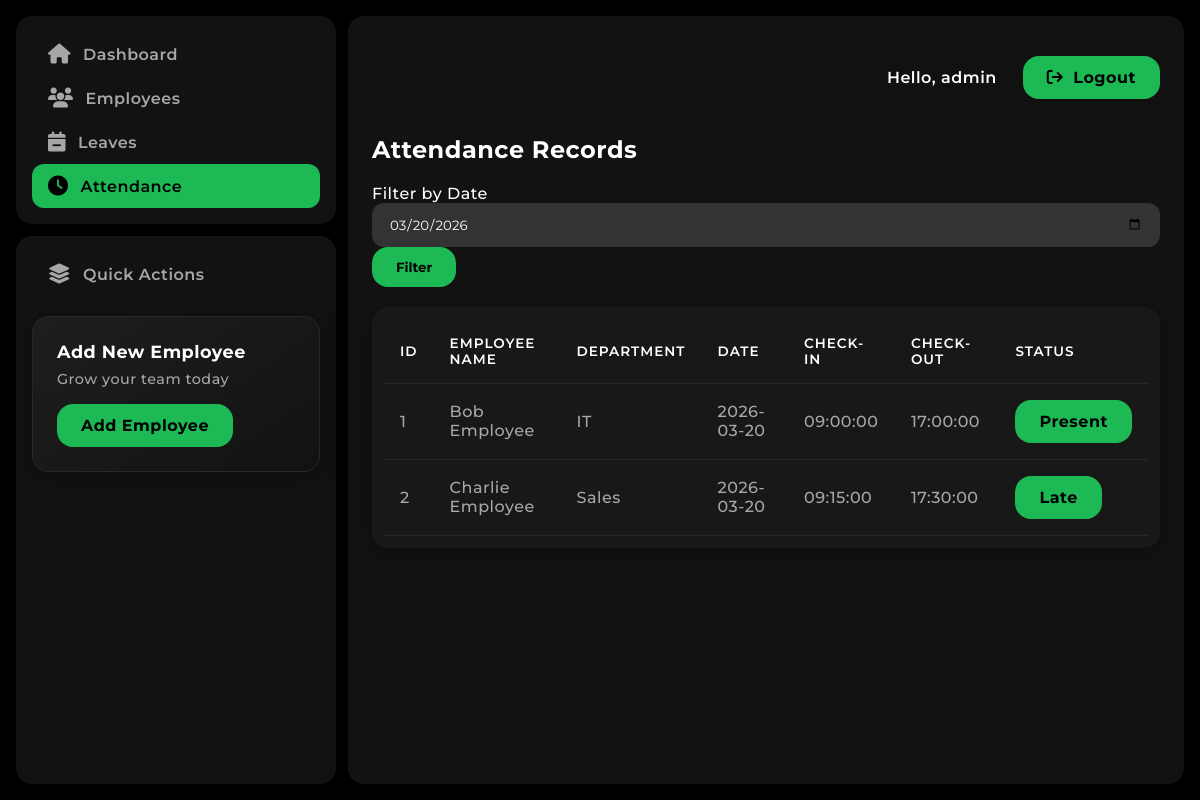
The page /admin/attendance.php?date=2026-03-20 (signed in) on the database its author committed.
### tables this page shows
CREATE TABLE `attendance` (
  `attendance_id` INT AUTO_INCREMENT PRIMARY KEY,
  `emp_id` INT NOT NULL,
  `date` DATE NOT NULL,
  `check_in_time` TIME NOT NULL,
  `check_out_time` TIME NULL,
  `status` ENUM('Present', 'Absent', 'Half Day', 'Late') DEFAULT 'Present',
  FOREIGN KEY (`emp_id`) REFERENCES `employees`(`emp_id`) ON DELETE CASCADE,
  UNIQUE (`emp_id`, `date`)
);

CREATE TABLE `employees` (
  `emp_id` INT PRIMARY KEY,
  `name` VARCHAR(100) NOT NULL,
  `department` VARCHAR(50) NOT NULL,
  `designation` VARCHAR(50) NOT NULL,
  `contact_details` VARCHAR(100) NOT NULL,
  `date_of_joining` DATE NOT NULL,
  FOREIGN KEY (`emp_id`) REFERENCES `users`(`user_id`) ON DELETE CASCADE
);

### admin/attendance.php (the view, shortened to what this page needs)
<?php
require_once '../config/database.php';
require_once '../includes/header.php';
$filter_date = $_GET['date'] ?? date('Y-m-d');
$sql = "SELECT a.*, e.name, e.department FROM attendance a JOIN employees e ON a.emp_id = e.emp_id WHERE a.date = ?";
$stmt = $conn->prepare($sql);
$stmt->bind_param("s", $filter_date);
$stmt->execute();
$result = $stmt->get_result();
?>
<div class="row mb-4">
    <div class="col-md-12">
        <h2>Attendance Records</h2>
    </div>
</div>
<form class="mb-4" method="GET" action="attendance.php">
    <div class="row align-items-end">
        <div class="col-md-3">
            <label>Filter by Date</label>
            <input type="date" name="date" class="form-control" value="<?= htmlspecialchars($filter_date) ?>">
        </div>
        <div class="col-md-2">
            <button class="btn btn-primary" type="submit">Filter</button>
        </div>
    </div>
</form>
<div class="table-responsive">
    <table class="table table-striped table-hover">
        <thead class="table-dark">
            <tr>
                <th>ID</th>
                <th>Employee Name</th>
                <th>Department</th>
                <th>Date</th>
                <th>Check-in</th>
                <th>Check-out</th>
                <th>Status</th>
            </tr>
        </thead>
        <tbody>
            <?php if($result->num_rows > 0): ?>
                <?php while($row = $result->fetch_assoc()): ?>
                <tr>
                    <td><?= $row['attendance_id'] ?></td>
                    <td><?= htmlspecialchars($row['name']) ?></td>
                    <td><?= htmlspecialchars($row['department']) ?></td>
                    <td><?= $row['date'] ?></td>
                    <td><?= $row['check_in_time'] ?></td>
                    <td><?= $row['check_out_time'] ?? 'Not Checked Out' ?></td>
                    <td>
                        <?php if($row['status'] == 'Present'): ?>
                            <span class="badge bg-success">Present</span>
                        <?php elseif($row['status'] == 'Late'): ?>
                            <span class="badge bg-warning text-dark">Late</span>
                        <?php else: ?>
                            <span class="badge bg-secondary"><?= $row['status'] ?></span>
                        <?php endif; ?>
                    </td>
                </tr>
                <?php endwhile; ?>
            <?php else: ?>
                <tr><td colspan="7" class="text-center">No attendance records found for this date.</td></tr>
            <?php endif; ?>
        </tbody>
    </table>
</div>
<?php require_once '../includes/footer.php'; ?>

### assets/css/style.css (style rules this page uses)
body { font-family: "Montserrat", sans-serif; font-optical-sizing: auto; font-weight: 500; font-style: normal; margin: 0; background-color: black; color: white; letter-spacing: 0.5px; }
.badge, .btn-primary, .btn-success { background: #1db954; color: black; border: none; border-radius: 16px; padding: 12px 24px; font-weight: 700; cursor: pointer; font-family: "Montserrat", sans-serif; transition: 0.3s ease; text-decoration: none; display: inline-block; }
.table-responsive { background-color: #181818; padding: 12px; border-radius: 16px; margin: 20px 0; box-shadow: 0 4px 20px rgba(0,0,0,0.3); }
table { width: 100%; border-collapse: collapse; color: #a7a7a7; }
table th { text-align: left; padding: 16px; border-bottom: 1px solid #282828; color: white; font-weight: 600; font-size: 0.85rem; text-transform: uppercase; letter-spacing: 1px; }
table td { padding: 16px; border-bottom: 1px solid #282828; }
.form-control, .form-select { background-color: #333; border: 1px solid transparent; color: white; border-radius: 12px; padding: 12px 16px; font-family: "Montserrat", sans-serif; width: 100%; box-sizing: border-box; transition: 0.3s ease; }

### rows shown on the page
attendance: attendance_id "1", emp.name "Bob Employee", emp.department "IT", date "2026-03-20", check_in_time "09:00:00", check_out_time "17:00:00", status "Present"
attendance: attendance_id "2", emp.name "Charlie Employee", emp.department "Sales", date "2026-03-20", check_in_time "09:15:00", check_out_time "17:30:00", status "Late"

### other values the page prints
$_SESSION['username'] "admin"
